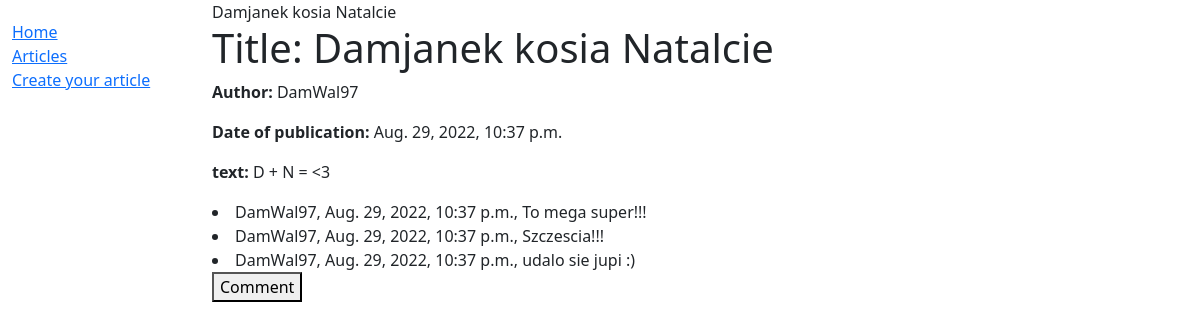
/article_list/4/, run on the app's committed database.
### article/models.py (models this page shows, shortened)
class Article(models.Model):
    title = models.CharField(max_length=50)
    author = models.ForeignKey(User,on_delete=models.SET_NULL, null=True)
    text = models.CharField(max_length=5000)
    date = datetime.now()
    def __str__(self):
        return self.title

class Comment(models.Model):
    article = models.ForeignKey(Article, on_delete = models.CASCADE)
    user = models.ForeignKey(User, on_delete=models.CASCADE)
    text = models.CharField(max_length=1000, blank=False)
    date=datetime.now()

### article/views.py (the view, shortened to what this page needs)
# urls.py: path('article_list/<int:article_id>/', articleDetailView, name='article_detail'),
def articleDetailView(request, article_id):
    id=article_id
    data = {}
    article_data = Article.objects.get(id=id)
    comment_data = Comment.objects.filter(article=id)
    data['queryset'] = article_data
    data['comments'] = comment_data
    data['form'] = 0
    return render(request, 'article/article_detail.html',data)

### article/templates/article/article_detail.html (shortened to what this page needs)
{% extends 'base.html' %}
{% block content %}
{{queryset}}
<h1>Title: {{ queryset.title }}</h1>
<p><strong>Author:</strong> {{ queryset.author }}</p>
<p><strong>Date of publication:</strong> {{ queryset.date }}</p>
<p><strong>text:</strong> {{ queryset.text }}</p>
{% for comment in comments %}
    <li>{{comment.user}}, {{comment.date}}, {{comment.text}}</li>
{% endfor %}
<form method="POST" action="">
    <button type="submit", name="save">Comment</button>
</form>
{% endblock %}

### data on the page
Article: title "Damjanek kosia Natalcie", author "DamWal97", date "Aug. 29, 2022, 10:37 p.m.", text "D + N = <3"
Comment: user "DamWal97", date "Aug. 29, 2022, 10:37 p.m.", text "To mega super!!!"
Comment: user "DamWal97", date "Aug. 29, 2022, 10:37 p.m.", text "Szczescia!!!"
Comment: user "DamWal97", date "Aug. 29, 2022, 10:37 p.m.", text "udalo sie jupi :)"
